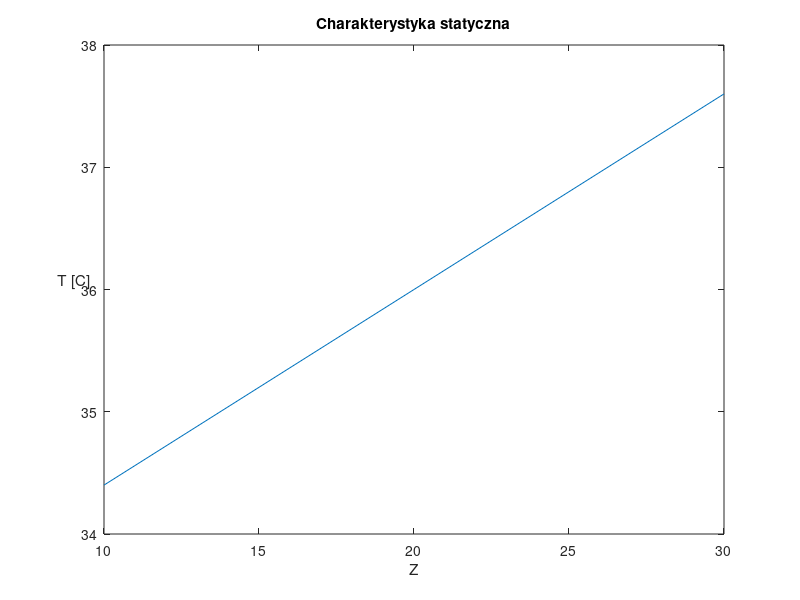

Recreate this plot in MATLAB.


plot([10 20 30],[34.4,36,37.6])
title("Charakterystyka statyczna")
ylabel("T [C]")
xlabel("Z")
set(get(gca,'ylabel'),'rotation',0)
xlim([10, 30])
exportgraphics(gca,'char_stat.pdf')
